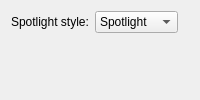
<?xml version="1.0" encoding="UTF-8"?>
<ui version="4.0">
 <class>KWin::SpotlightEffectConfigForm</class>
 <widget class="QWidget" name="KWin::SpotlightEffectConfigForm">
  <layout class="QFormLayout" name="formLayout">
   <property name="fieldGrowthPolicy">
    <enum>QFormLayout::FieldsStayAtSizeHint</enum>
   </property>
   <item row="0" column="0">
    <widget class="QLabel" name="label">
     <property name="text">
      <string>Spotlight style:</string>
     </property>
    </widget>
   </item>
   <item row="0" column="1">
    <widget class="QComboBox" name="kcfg_SpotlightStyle">
     <property name="whatsThis">
      <string>Spotlight style.</string>
     </property>
     <item>
      <property name="text">
       <string>Spotlight</string>
      </property>
     </item>
     <item>
      <property name="text">
       <string>Crosshair</string>
      </property>
     </item>
    </widget>
   </item>
  </layout>
 </widget>
</ui>
